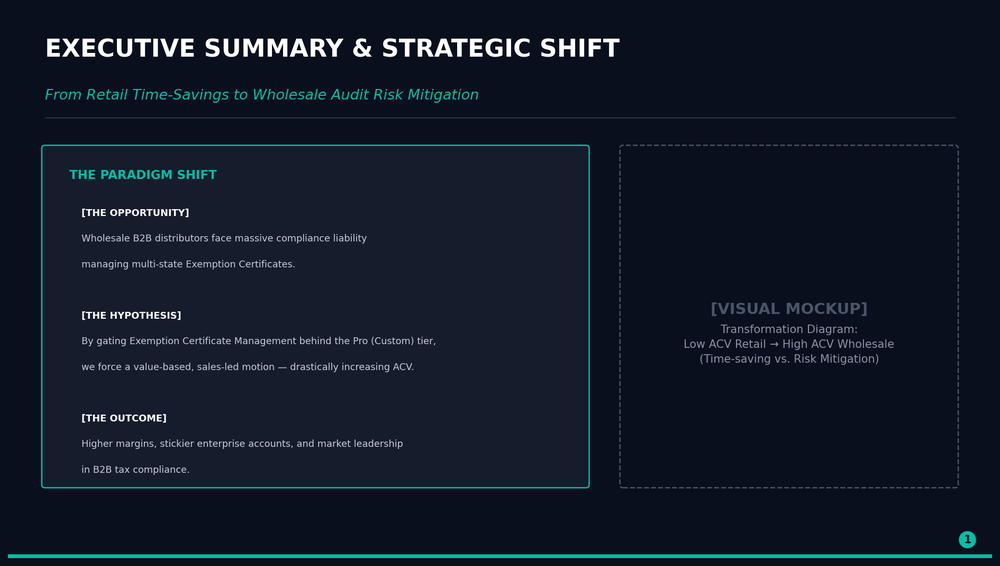
#> input picture Company Case Studies/Numeral Growth/wireframes/slide_1.png, 1000 x 566 px, shrunk from 1890 x 1069 before the run; its folder holds only this picture in this run
$ python merge_wireframes.py
#> lines starting #> are read from the running program, lines starting #| are printed output that depends on the picture
from PIL import Image
import os
import glob

# Directory containing the wireframes
out_dir = '/Users/neelmishra/antigravity/synthetic growth/Numeral Growth/wireframes'

# Get all slide images
images_list = sorted(glob.glob(os.path.join(out_dir, 'slide_*.png')))

if not images_list:
    print("No wireframe images found.")
    exit()

# Open all images
images = [Image.open(x) for x in images_list]
#> images = 1 item

# Calculate total height and max width
widths, heights = zip(*(i.size for i in images))
#> widths = (1000,); heights = (566,)
total_height = sum(heights)
#> total_height = 566
max_width = max(widths)
#> max_width = 1000

# Create a new blank image
new_im = Image.new('RGB', (max_width, total_height), color='#0A0F1D')
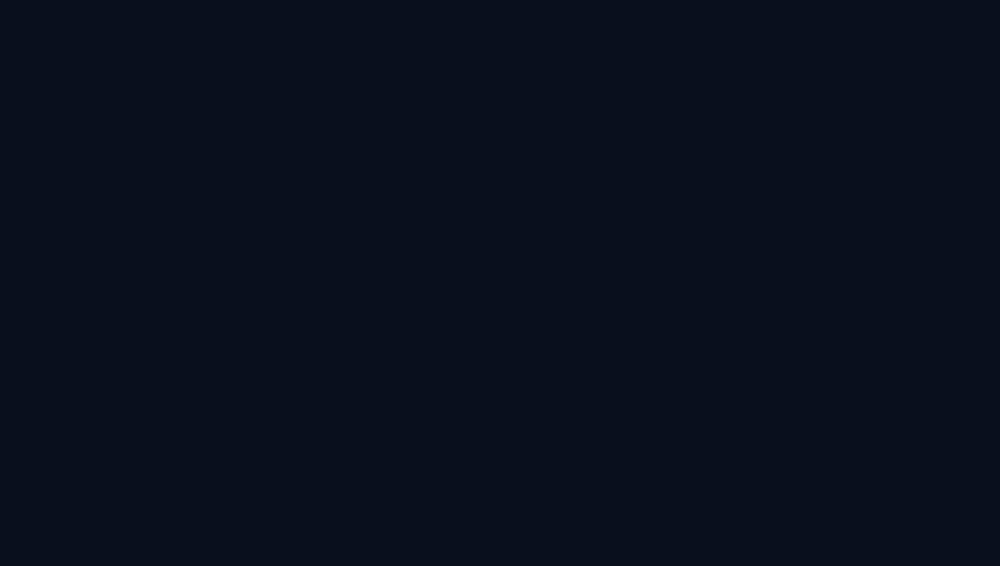
#> new_im: PIL image 1000x566 RGB; mean R, G, B 10, 15, 29

# Paste images one by one
y_offset = 0
for im in images:
    new_im.paste(im, (0, y_offset))
    y_offset += im.size[1]
#> this loop made 1 pass
#> after the loop, y_offset = 566

# Save the result
output_path = os.path.join(out_dir, 'numeral_wireframes_merged.png')
new_im.save(output_path)
print(f"✅ Successfully merged {len(images)} slides into: {output_path}")
#| ✅ Successfully merged 1 slides into: /Users/neelmishra/antigravity/synthetic growth/Numeral Growth/wireframes/numeral_wireframes_merged.png
